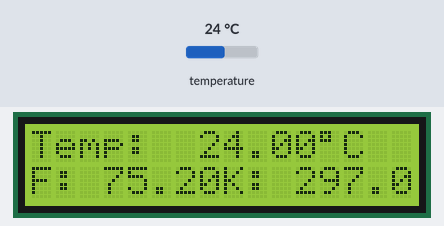
Recording of a sketch running on a simulated Arduino Uno, built with avr-gcc and run on an emulated ATmega328P. Parts: 16×2 character LCD. The test bench sets the inputs (shaded band); at power-on: temperature 24 °C. What the sketch prints to the serial monitor is not drawn.

Above: at 1.3 s.
1.4 s: temperature set to 12 °C
At 5.7 s:
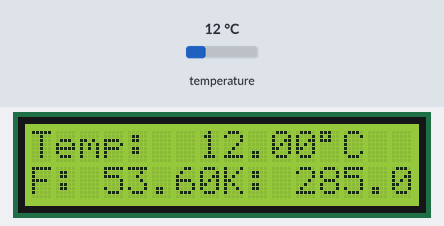
6.3 s: temperature set to 19 °C
At 8.8 s:
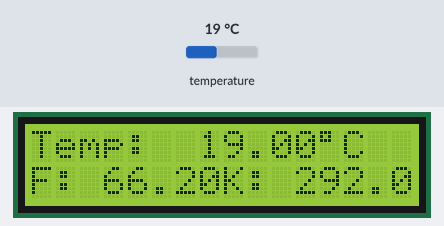
11.2 s: temperature set to 28 °C
At 13.2 s:
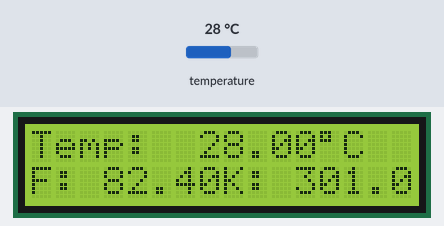
Timing chart, 0 to 14.7 s (numbered marks = the images above; inputs shaded):
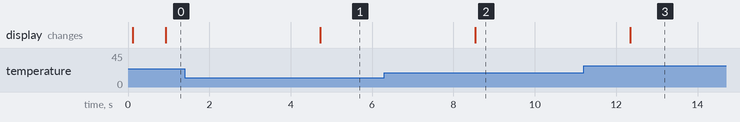

Measured:
- after the input at 1.4 s, the display: changes after 3.3 s (image 1)
- after the input at 6.3 s, the display: changes after 2.2 s (image 2)
- after the input at 11.2 s, the display: changes after 1.1 s (image 3)

The sketch:

tempescala.ino
```cpp
// Programa : Sensor de temperatura DS18B20 (Com LCD e Modulo I2C)
// Autor : Lucas Mortale

#include <OneWire.h>
#include <DallasTemperature.h>
#include <Wire.h>
#include <LiquidCrystal_I2C.h>


// Porta do pino de sinal do DS18B20
#define ONE_WIRE_BUS 3

// Define uma instancia do oneWire para comunicacao com o sensor
OneWire oneWire(ONE_WIRE_BUS);

// Armazena temperaturas minima e maxima
float tempMin = 999;
float tempMax = 0;

DallasTemperature sensors(&oneWire);
DeviceAddress sensor1;


// Inicializa o LCD
LiquidCrystal_I2C lcd(0x3F, 2, 1, 0, 4, 5, 6, 7, 3, POSITIVE);

void setup(void)
{
  Serial.begin(9600);
  sensors.begin();
  // Localiza e mostra enderecos dos sensores
  Serial.println("Localizando sensores DS18B20...");
  lcd.print("Localizando sensores DS18B20...");
  Serial.print("Foram encontrados ");
    Serial.print(sensors.getDeviceCount(), DEC);
  Serial.println(" sensores.");


  if (!sensors.getAddress(sensor1, 0))
     Serial.println("Sensores nao encontrados !");
  // Mostra o endereco do sensor encontrado no barramento
  Serial.print("Endereco sensor: ");
  mostra_endereco_sensor(sensor1);
  Serial.println();
  Serial.println();
  lcd.begin(16, 2);

}

void mostra_endereco_sensor(DeviceAddress deviceAddress)
{
  for (uint8_t i = 0; i < 8; i++)
  {
    // Adiciona zeros se necessário
    if (deviceAddress[i] < 16) Serial.print("0");
    Serial.print(deviceAddress[i], HEX);
  }
}

void loop()
{
  // Le a informacao do sensor
  sensors.requestTemperatures();
  float tempC = sensors.getTempC(sensor1);
  // Atualiza temperaturas minima e maxima
  if (tempC < tempMin)
  {
    tempMin = tempC;
  }
  if (tempC > tempMax)
  {
    tempMax = tempC;
  }
  // Mostra dados no serial monitor
  Serial.print("Temp: ");
  Serial.print(tempC);
  Serial.print(" Min : ");
  Serial.print(tempMin);
  Serial.print(" Max : ");
  Serial.println(tempMax);

  // Mostra dados no LCD
  lcd.clear();
  lcd.setCursor(0,0);
  lcd.print("Temp:       ");
  //Simbolo grau
  lcd.write(223);
  lcd.print("C");
  lcd.setCursor(7,0);
  lcd.print(tempC);
  lcd.setCursor(0,1);
  lcd.print("F:");
  lcd.setCursor(3,1);
  lcd.print(((tempC*180)+3200)/(100));
  lcd.setCursor(8,1);
  lcd.print("K:");
  lcd.setCursor(11,1);
  lcd.print(tempC+273);
  delay(3000);

}
```
